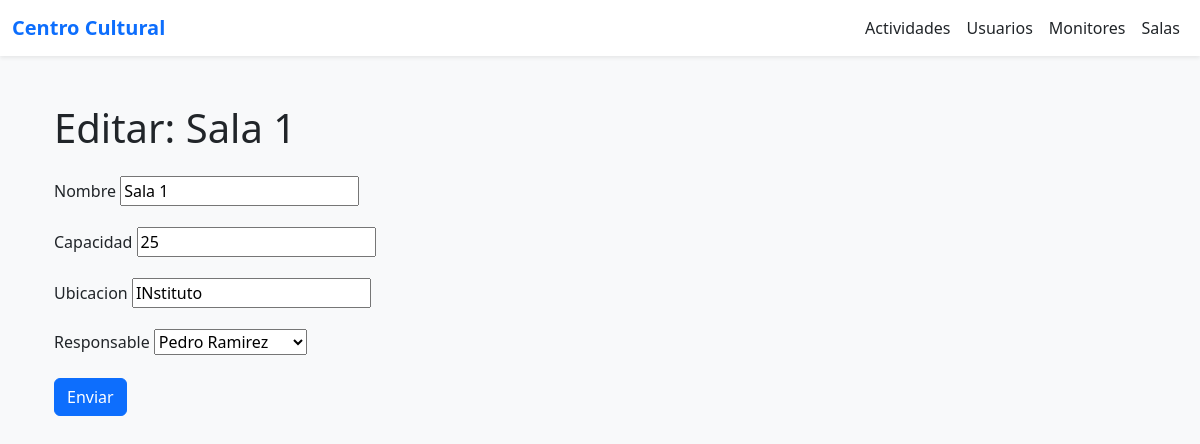
The page /salas/6/editar/ on the database its author committed.
### app_bbdd/models.py (models this page shows, shortened)
class Sala(models.Model):
    nombre = models.CharField(max_length=100, unique=True)
    capacidad = models.PositiveIntegerField()
    ubicacion = models.CharField(max_length=100)
    responsable = models.OneToOneField(ResponsableSala, on_delete=models.CASCADE)

### app_bbdd/views.py (the view)
# urls.py: path('<int:id>/editar/', views.editar_sala, name='editar_sala'),
def editar_sala(request, id):
    sala = get_object_or_404(Sala, id=id)
    if request.method == 'POST':
        form = SalaForm(request.POST, instance=sala)
        if form.is_valid():
            form.save()
            return redirect('detalle_sala', id=sala.id)
    else:
        form = SalaForm(instance=sala)
    context = {
        'form': form,
        'titulo': f'Editar: {sala.nombre}',
        'usuario': sala
    }
    return render(request, 'salas/editar.html', context)

### app_bbdd/forms.py
class SalaForm(forms.ModelForm):
    class Meta:
        model = Sala
        fields = '__all__'

### app_bbdd/models.py (called while the page is built)
    def __str__(self):
        return self.nombre

### app_bbdd/templates/salas/editar.html (shortened to what this page needs)
{% extends 'base.html' %}
{% block content %}
<div class="container mt-5">
    <h1 class="mb-4">{{ titulo }}</h1>
    <form method="post" class="needs-validation" novalidate>
        {% for campo in form %}
        <div class="mb-3">
            <label for="{{ campo.id_for_label }}" class="form-label">{{ campo.label }}</label>
            {{ campo }}
        </div>
        {% endfor %}
        <button type="submit" class="btn btn-primary">Enviar</button>
    </form>
</div>
{% endblock %}

### rows shown on the page
Sala: form "Sala 1" "25" "INstituto" "Pedro Ramirez"

### other values the page prints
{{ titulo }} "Editar: Sala 1"
{{ campo.label }} "Nombre" "Capacidad" "Ubicacion" "Responsable"
